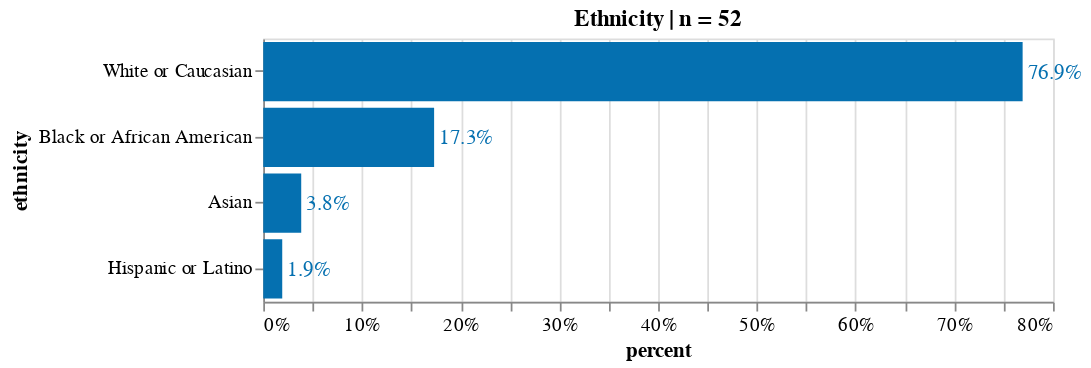

Notebook source saved alongside this figure:
### Code cell
source = count_freq_labels(df, X="ethnicity") 
title = 'Ethnicity | n = '+ source['counts'].sum().astype(str)
X, Y = 'percent:Q', 'ethnicity:N'
w, h= 450, 150
txs, ls, ts = 12, 11, 12

chart_ethnicity= simple_per_bar(
    source, title=title, X=X, Y=Y, \
    width=w, height=h, \
    text_size = txs, label_size = ls, title_size=ts)
chart_ethnicity.display(renderer='svg')

### Figure 1 — Vega-Lite specification as saved in the notebook (floating-point values rounded to 4 significant figures)
{"config": {"view": {"continuousWidth": 400, "continuousHeight": 300}, "axis": {"labelFontSize": 11, "titleFontSize": 12}}, "layer": [{"mark": "bar", "encoding": {"color": {"condition": {"value": "orange", "test": "(datum.emotion === null)"}, "value": "#0570b0"}, "x": {"type": "quantitative", "axis": {"format": ".0%"}, "field": "percent"}, "y": {"type": "nominal", "field": "ethnicity", "sort": "-x"}}, "title": "Ethnicity | n = 52"}, {"mark": {"type": "text", "align": "left", "baseline": "middle", "dx": 3, "fontSize": 12}, "encoding": {"color": {"condition": {"value": "orange", "test": "(datum.emotion === null)"}, "value": "#0570b0"}, "text": {"type": "quantitative", "field": "percent", "format": ".1%"}, "x": {"type": "quantitative", "axis": {"format": ".0%"}, "field": "percent"}, "y": {"type": "nominal", "field": "ethnicity", "sort": "-x"}}, "title": "Ethnicity | n = 52"}], "data": {"name": "data-6b5a5bda4d6bbf66749786f26de17764"}, "height": 150, "width": 450, "$schema": "https://vega.github.io/schema/vega-lite/v4.8.1.json", "datasets": {"data-6b5a5bda4d6bbf66749786f26de17764": [{"counts": 40, "ethnicity": "White or Caucasian", "percent": 0.7692}, {"counts": 9, "ethnicity": "Black or African American", "percent": 0.1731}, {"counts": 2, "ethnicity": "Asian", "percent": 0.03846}, {"counts": 1, "ethnicity": "Hispanic or Latino", "percent": 0.01923}]}}
